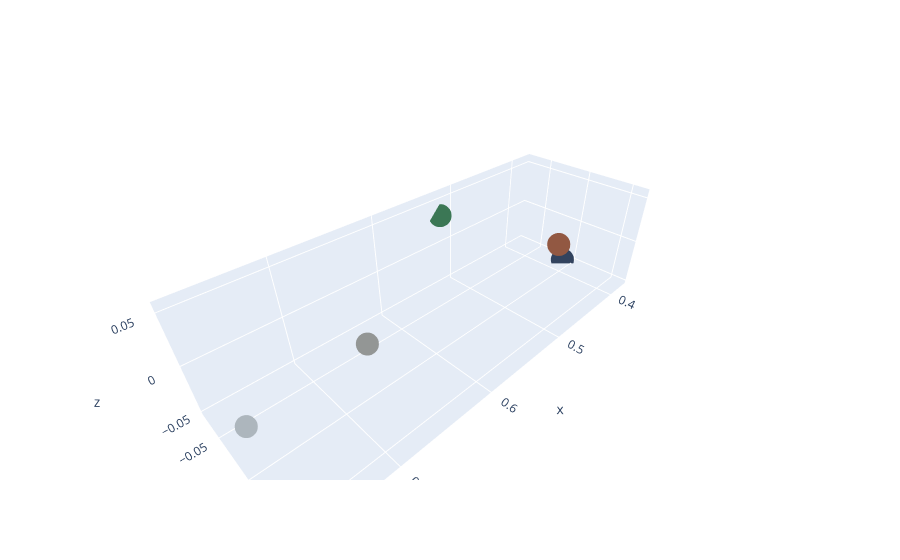

Notebook code cell kept with this figure:
### Code cell
rgb_list = rgb_mat_to_str(srgb_mat)

x=oklab_mat[:, 0]
y=oklab_mat[:, 1]
z=oklab_mat[:, 2]
# https://stackoverflow.com/questions/70340331/how-can-i-manually-color-each-point-in-my-scatter-plot-in-plotly
fig = go.Figure(
    go.Scatter3d(
        x=x,
        y=y,
        z=z,
        mode="markers",
        marker_color=rgb_list,
    )
)

fig.show()

### Figure 1 — Plotly figure (JSON) as saved in the notebook; plotly's stock layout.template omitted (floating-point values rounded to 4 significant figures)
{"data": [{"marker": {"color": ["rgb(146.88492084464428,149.90574935730098,148.8987279643711)", "rgb(49.812246209491995,66.83995971261855,93.8744455280024)", "rgb(172.57916942059688,181.5798570879967,188.58161994734496)", "rgb(145.65027774081491,87.807646653683,65.6142259961052)", "rgb(59.26199397871065,119.39472333657868,84.87182087815525)"]}, "mode": "markers", "type": "scatter3d", "x": [0.67, 0.38, 0.77, 0.52, 0.52], "y": [-0.003782, -0.009447, -0.00688, 0.0628, -0.07711], "z": [0.0003695, -0.05063, -0.01242, 0.05579, 0.03332]}], "layout": {}}
